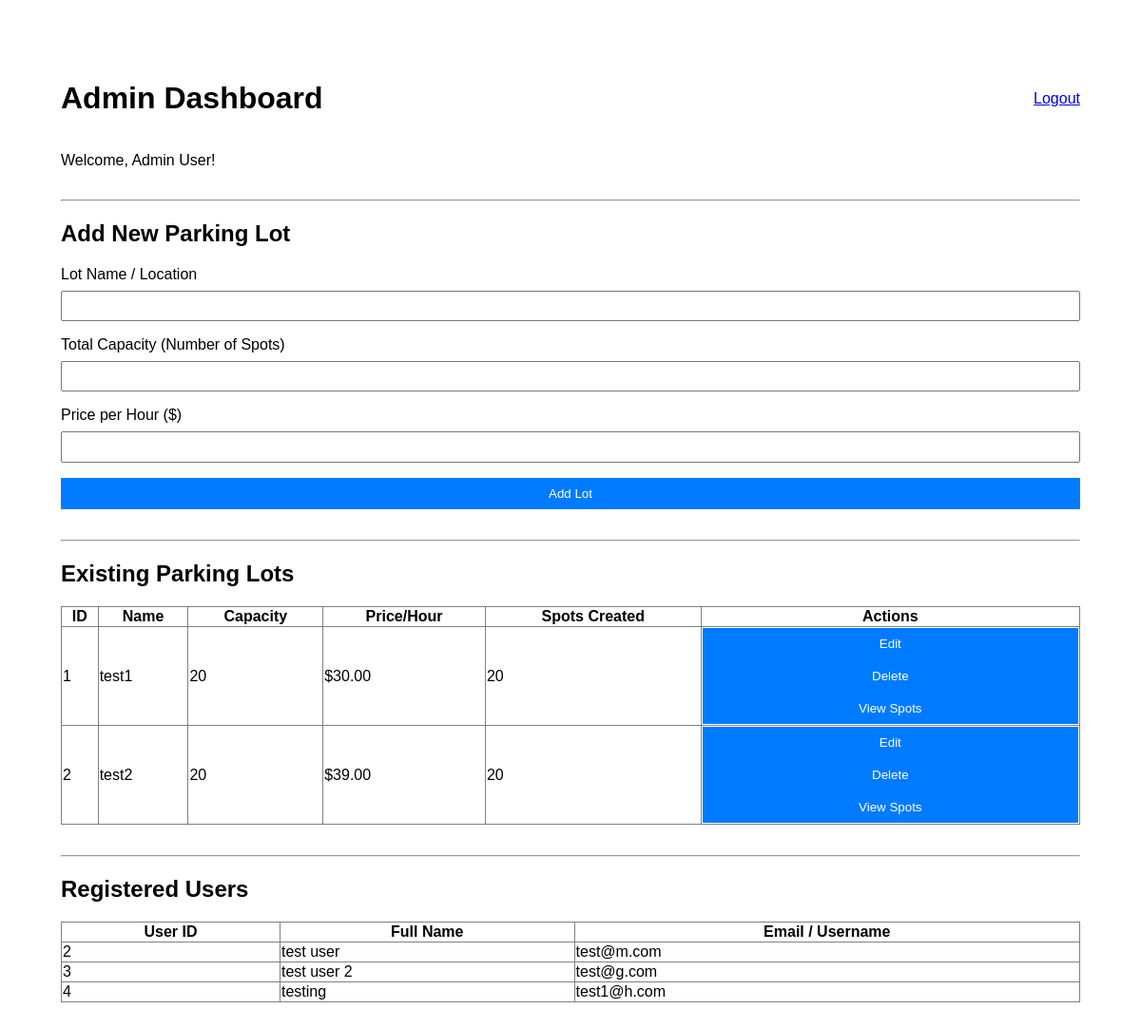
The app's page /admin/dashboard (signed in), older data.
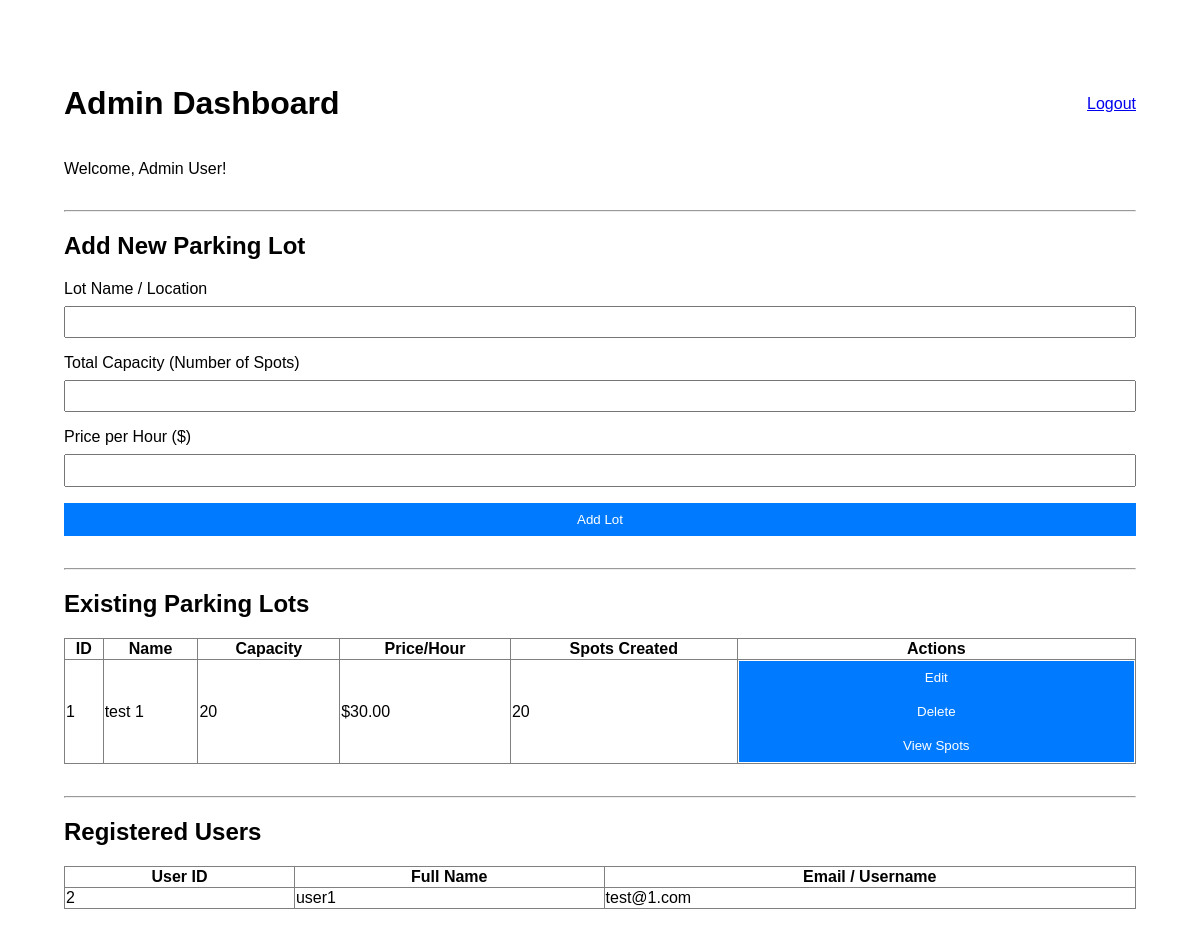
The same page, newer data.
### models/models.py (models this page shows)
class User(db.Model, UserMixin):
    id = db.Column(db.Integer, primary_key=True)
    username = db.Column(db.String(80), unique=True, nullable=False)
    password = db.Column(db.String(255), nullable=False)
    full_name = db.Column(db.String(150))
    role = db.Column(db.String(50), default='user') # Differentiates between user and admin
    reservations = db.relationship('Reservation', backref='user', lazy=True)

class ParkingLot(db.Model):
    id = db.Column(db.Integer, primary_key=True)
    name = db.Column(db.String(100), nullable=False)
    capacity = db.Column(db.Integer, nullable=False)
    price_per_hour = db.Column(db.Float, nullable=False)
    spots = db.relationship('ParkingSpot', backref='lot', lazy=True, cascade="all, delete-orphan")

### controllers/controllers.py (the view)
@app.route('/admin/dashboard')
@login_required
@role_required('admin')
def admin_dashboard():
    lots = ParkingLot.query.order_by(ParkingLot.id).all()
    users = User.query.filter_by(role='user').all()
    return render_template('admin_dashboard.html', lots=lots, users=users)

### app.py (called while the page is built)
@login_manager.user_loader
def load_user(user_id):
    return User.query.get(int(user_id))

### controllers/controllers.py (called while the page is built)
def role_required(role):
    def wrapper(fn):
        @wraps(fn)
        def decorated_view(*args, **kwargs):
            if not current_user.is_authenticated or current_user.role != role:
                flash("You do not have permission to access this page.")
                return redirect(url_for('login'))
            return fn(*args, **kwargs)
        return decorated_view
    return wrapper

### templates/admin_dashboard.html (shortened to what this page needs)
{% extends 'base.html' %}
{% block content %}
<div style="max-width: 1200px; margin: auto; padding: 2em;">
    <div style="display: flex; justify-content: space-between; align-items: center;">
        <h1>Admin Dashboard</h1>
        <a href="{{ url_for('logout') }}">Logout</a>
    </div>
    <p>Welcome, {{ current_user.full_name }}!</p>
    <hr style="margin-top: 2em;">
    <h2>Add New Parking Lot</h2>
    <form method="POST" action="{{ url_for('add_lot') }}">
        <div class="form-group">
            <label for="name">Lot Name / Location</label>
            <input type="text" id="name" name="name" required>
        </div>
        <div class="form-group">
            <label for="capacity">Total Capacity (Number of Spots)</label>
            <input type="number" id="capacity" name="capacity" min="1" required>
        </div>
        <div class="form-group">
            <label for="price">Price per Hour ($)</label>
            <input type="number" id="price" name="price" step="0.01" min="0" required>
        </div>
        <button type="submit">Add Lot</button>
    </form>
    <hr style="margin-top: 2em;">
    <h2>Existing Parking Lots</h2>
    <table border="1" style="width: 100%; border-collapse: collapse; margin-top: 1em;">
        <thead>
            <tr>
                <th>ID</th>
                <th>Name</th>
                <th>Capacity</th>
                <th>Price/Hour</th>
                <th>Spots Created</th>
                <th>Actions</th>
            </tr>
        </thead>
        <tbody>
            {% if lots %}
                {% for lot in lots %}
                <tr>
                    <td>{{ lot.id }}</td>
                    <td>{{ lot.name }}</td>
                    <td>{{ lot.capacity }}</td>
                    <td>${{ "%.2f"|format(lot.price_per_hour) }}</td>
                    <td>{{ lot.spots|length }}</td> <td>
                        <a href="{{ url_for('edit_lot', lot_id=lot.id) }}">
                            <button type="button">Edit</button>
                        </a>
                        <form method="POST" action="{{ url_for('delete_lot', lot_id=lot.id) }}" style="display: inline;" onsubmit="return confirm('Are you sure you want to delete {{ lot.name }} lot and all its {{lot.spots|length}} spots?');">
                            <button type="submit">Delete</button>
                        </form>
                        <a href="{{ url_for('view_lot_spots', lot_id=lot.id) }}">
                            <button type="button">View Spots</button>
                        </a>
                    </td>
                </tr>
                {% endfor %}
            {% else %}
            <tr>
                <td colspan="6" style="text-align: center;">No lots have been created yet.</td>
            </tr>
            {% endif %}
        </tbody>
    </table>
    <hr style="margin-top: 2em;">
    <h2>Registered Users</h2>
    <table border="1" style="width: 100%; border-collapse: collapse; margin-top: 1em;">
        <thead>
            <tr>
                <th>User ID</th>
                <th>Full Name</th>
                <th>Email / Username</th>
            </tr>
        </thead>
        <tbody>
            {% if users %}
                {% for user in users %}
                <tr>
                    <td>{{ user.id }}</td>
                    <td>{{ user.full_name }}</td>
                    <td>{{ user.username }}</td>
                </tr>
                {% endfor %}
            {% else %}
            <tr>
                <td colspan="3" style="text-align: center;">No users have registered yet.</td>
            </tr>
            {% endif %}
        </tbody>
    </table>
</div>
{% endblock %}

### templates/base.html (shortened to what this page needs)
<!DOCTYPE html>
<html lang="en">
<head>
</head>
<body>
    {% block content %}{% endblock %}
</body>
</html>

### templates/base.html (style rules this page uses)
body { font-family: sans-serif; margin: 2em; }
.form-group { margin-bottom: 1em; }
label { display: block; margin-bottom: 0.5em; }
input { width: 100%; padding: 0.5em; box-sizing: border-box; }
button { width: 100%; padding: 0.7em; background-color: #007bff; color: white; border: none; cursor: pointer; }

Row changes from the older to the newer data that the page shows:
removed ParkingLot: id "2", name "test2", capacity "20", price_per_hour "39.00", spots|length "20"
removed User: id "3", full_name "test user 2", username "test@g.com"
removed User: id "4", full_name "testing", username "test1@h.com"
changed ParkingLot id 1: name "test1" → "test 1"
changed User id 2: full_name "test user" → "user1"; username "test@m.com" → "test@1.com"
